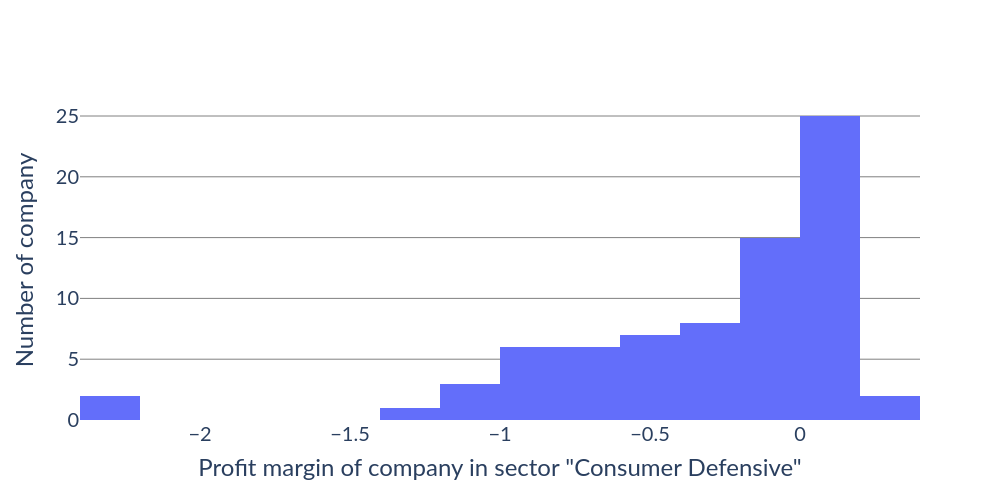

Notebook code for this chart:
### Code cell
# Distribution of market cap
fig = go.Figure()
fig.add_trace(
    go.Histogram(x = df['profit_margins'].apply(lambda x : float(x) if not pd.isna(x) else None))
)
fig.update_yaxes(showgrid = True, gridcolor = 'gray', title = 'Number of company')
fig.update_xaxes(title = f'Profit margin of company in sector "{SECTOR}"')
fig.update_layout(
    width = 1000,
    height = 500,
    plot_bgcolor = 'white',
    paper_bgcolor = 'white',
    font = dict(family = 'Lato', size = 20)
)
fig.show()

### Figure 1 — Plotly figure (JSON) as saved in the notebook; plotly's stock layout.template omitted (floating-point values rounded to 4 significant figures)
{"data": [{"type": "histogram", "x": [0.1002, -0.2815, -1.175, -0.2109, -0.6936, -0.357, 0.08116, -2.398, -0.4483, -0.3946, 0.00866, 0.02559, -0.1284, 0.2157, null, -1.382, -0.8909, 0.1226, 0.02435, 0.03275, -0.4862, -0.6449, -0.0504, 0.0416, -0.8497, -0.6099, -0.02416, 0.06058, -0.08347, 0.04072, -0.4512, 0.00159, -0.273, -0.3147, -0.5882, -0.08534, -0.2804, 0.1208, -0.09494, -0.7984, 0.03156, 0.02872, -0.1007, 0.02519, null, -0.1113, -0.1105, null, -0.04515, 0.03522, 0.01616, -0.5185, -2.358, 0.2654, -0.2633, -0.5033, -0.8742, 0.02115, -0.1026, -0.9204, null, -0.0248, 0.03112, 0.00927, -0.7918, 0.128, 0.05699, 0.04231, -0.0655, -0.7571, -0.993, -0.1667, -0.5299, null, -0.1798, 0.0336, -0.8112, null, 0.00553, -1.121, -1.053]}], "layout": {"font": {"family": "Lato", "size": 20}, "height": 500, "paper_bgcolor": "white", "plot_bgcolor": "white", "width": 1000, "xaxis": {"title": {"text": "Profit margin of company in sector \"Consumer Defensive\""}}, "yaxis": {"gridcolor": "gray", "showgrid": true, "title": {"text": "Number of company"}}}}
